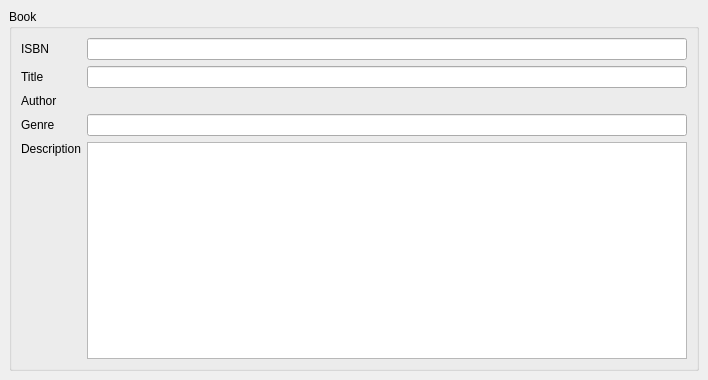
<?xml version="1.0" encoding="UTF-8"?>
<ui version="4.0">
 <class>MainWindow</class>
 <widget class="QMainWindow" name="MainWindow">
  <property name="geometry">
   <rect>
    <x>0</x>
    <y>0</y>
    <width>708</width>
    <height>380</height>
   </rect>
  </property>
  <property name="windowTitle">
   <string>Books</string>
  </property>
  <widget class="QWidget" name="centralwidget">
   <layout class="QVBoxLayout" name="verticalLayout">
    <item>
     <widget class="QGroupBox" name="groupBox">
      <property name="title">
       <string>Book</string>
      </property>
      <layout class="QGridLayout" name="gridLayout">
       <item row="0" column="0">
        <widget class="QLabel" name="label">
         <property name="text">
          <string>ISBN</string>
         </property>
        </widget>
       </item>
       <item row="0" column="1">
        <widget class="QLineEdit" name="isbn">
         <property name="column" stdset="0">
          <string>isbn</string>
         </property>
        </widget>
       </item>
       <item row="1" column="0">
        <widget class="QLabel" name="label_2">
         <property name="text">
          <string>Title</string>
         </property>
        </widget>
       </item>
       <item row="1" column="1">
        <widget class="QLineEdit" name="title">
         <property name="column" stdset="0">
          <string>title</string>
         </property>
        </widget>
       </item>
       <item row="2" column="0">
        <widget class="QLabel" name="label_5">
         <property name="text">
          <string>Author</string>
         </property>
        </widget>
       </item>
       <item row="2" column="1">
        <widget class="PickerEntity" name="author">
         <property name="whatsThis">
          <string>PickerEntity.</string>
         </property>
         <property name="autosearchEnabled">
          <bool>false</bool>
         </property>
         <property name="openEnabled">
          <bool>true</bool>
         </property>
         <property name="liteModeEnabled">
          <bool>false</bool>
         </property>
         <property name="nullItemEnabled">
          <bool>false</bool>
         </property>
         <property name="entity" stdset="0">
          <string>.author</string>
         </property>
         <property name="column" stdset="0">
          <string>caption</string>
         </property>
        </widget>
       </item>
       <item row="3" column="0">
        <widget class="QLabel" name="label_3">
         <property name="text">
          <string>Genre</string>
         </property>
        </widget>
       </item>
       <item row="4" column="0">
        <widget class="QLabel" name="label_4">
         <property name="text">
          <string>Description</string>
         </property>
        </widget>
       </item>
       <item row="4" column="1" rowspan="2">
        <widget class="QTextEdit" name="description">
         <property name="column" stdset="0">
          <string>description</string>
         </property>
        </widget>
       </item>
       <item row="5" column="0">
        <spacer name="verticalSpacer">
         <property name="orientation">
          <enum>Qt::Vertical</enum>
         </property>
         <property name="sizeHint" stdset="0">
          <size>
           <width>20</width>
           <height>165</height>
          </size>
         </property>
        </spacer>
       </item>
       <item row="3" column="1">
        <widget class="QLineEdit" name="genre">
         <property name="entity" stdset="0">
          <string>.genre</string>
         </property>
         <property name="column" stdset="0">
          <string>description</string>
         </property>
        </widget>
       </item>
      </layout>
     </widget>
    </item>
   </layout>
  </widget>
 </widget>
 <customwidgets>
  <customwidget>
   <class>PickerEntity</class>
   <extends>QWidget</extends>
   <header>pypapi.ui.widgets.pickerentity</header>
  </customwidget>
 </customwidgets>
 <resources/>
 <connections/>
</ui>
